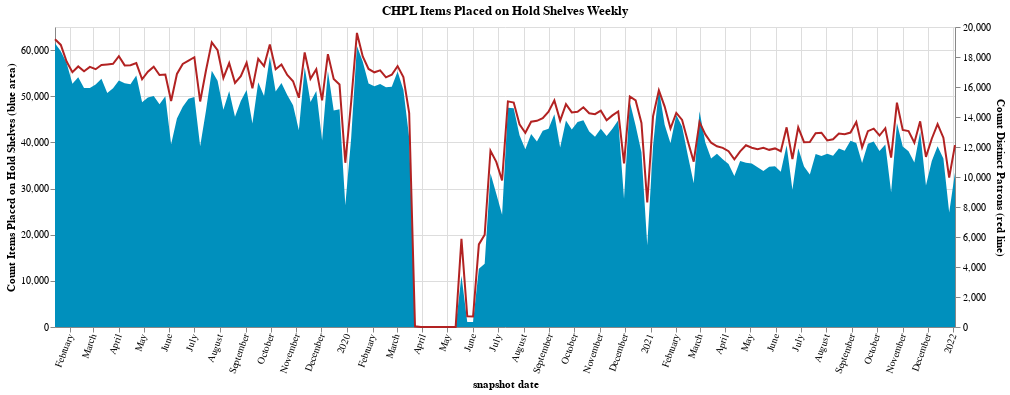

The cell this chart's notebook holds for it:
### Code cell
source = df
# knock some precision off so it's not so crazy to look at
source['items_per_patron'] = source.apply(
    lambda x: float(f"{x.items_per_patron:.2f}"), axis=1
)
base = alt.Chart(source).encode(
    # x='end_date:T',
    x=alt.X(
        'end_date:T',
        axis=alt.Axis(title='snapshot date', labelAngle=-70),  
    ),
    tooltip=['start_date:T', 'end_date:T', 'count_items', 'count_distinct_patrons', 'items_per_patron' ]
)

area = base.mark_area(color="#0090bd").encode(
    # y='count_items:Q',
    y=alt.Y(
        'count_items:Q',
        title = 'Count Items Placed on Hold Shelves (blue area)'
    )
)

line = base.mark_line(color='firebrick').encode(
    # y='count_distinct_patrons:Q'
    y = alt.Y(
        'count_distinct_patrons:Q',
        title = 'Count Distinct Patrons (red line)'
    )
)

(area + line).resolve_scale(y='independent').properties(
    title="CHPL Items Placed on Hold Shelves Weekly",
    width=900
)

### Figure 1 — Vega-Lite specification as saved in the notebook (floating-point values rounded to 4 significant figures; data arrays with more than 128 entries replaced by an {"elided": "..."} marker saying what was removed)
{"config": {"view": {"continuousWidth": 400, "continuousHeight": 300}}, "layer": [{"mark": {"type": "area", "color": "#0090bd"}, "encoding": {"tooltip": [{"field": "start_date", "type": "temporal"}, {"field": "end_date", "type": "temporal"}, {"field": "count_items", "type": "quantitative"}, {"field": "count_distinct_patrons", "type": "quantitative"}, {"field": "items_per_patron", "type": "quantitative"}], "x": {"axis": {"labelAngle": -70, "title": "snapshot date"}, "field": "end_date", "type": "temporal"}, "y": {"field": "count_items", "title": "Count Items Placed on Hold Shelves (blue area)", "type": "quantitative"}}}, {"mark": {"type": "line", "color": "firebrick"}, "encoding": {"tooltip": [{"field": "start_date", "type": "temporal"}, {"field": "end_date", "type": "temporal"}, {"field": "count_items", "type": "quantitative"}, {"field": "count_distinct_patrons", "type": "quantitative"}, {"field": "items_per_patron", "type": "quantitative"}], "x": {"axis": {"labelAngle": -70, "title": "snapshot date"}, "field": "end_date", "type": "temporal"}, "y": {"field": "count_distinct_patrons", "title": "Count Distinct Patrons (red line)", "type": "quantitative"}}}], "data": {"name": "data-b543ff7b22ab4e6de0e6033f8f2263ed"}, "resolve": {"scale": {"y": "independent"}}, "title": "CHPL Items Placed on Hold Shelves Weekly", "width": 900, "$schema": "https://vega.github.io/schema/vega-lite/v4.17.0.json", "datasets": {"data-b543ff7b22ab4e6de0e6033f8f2263ed": {"elided": "156 records"}}}
